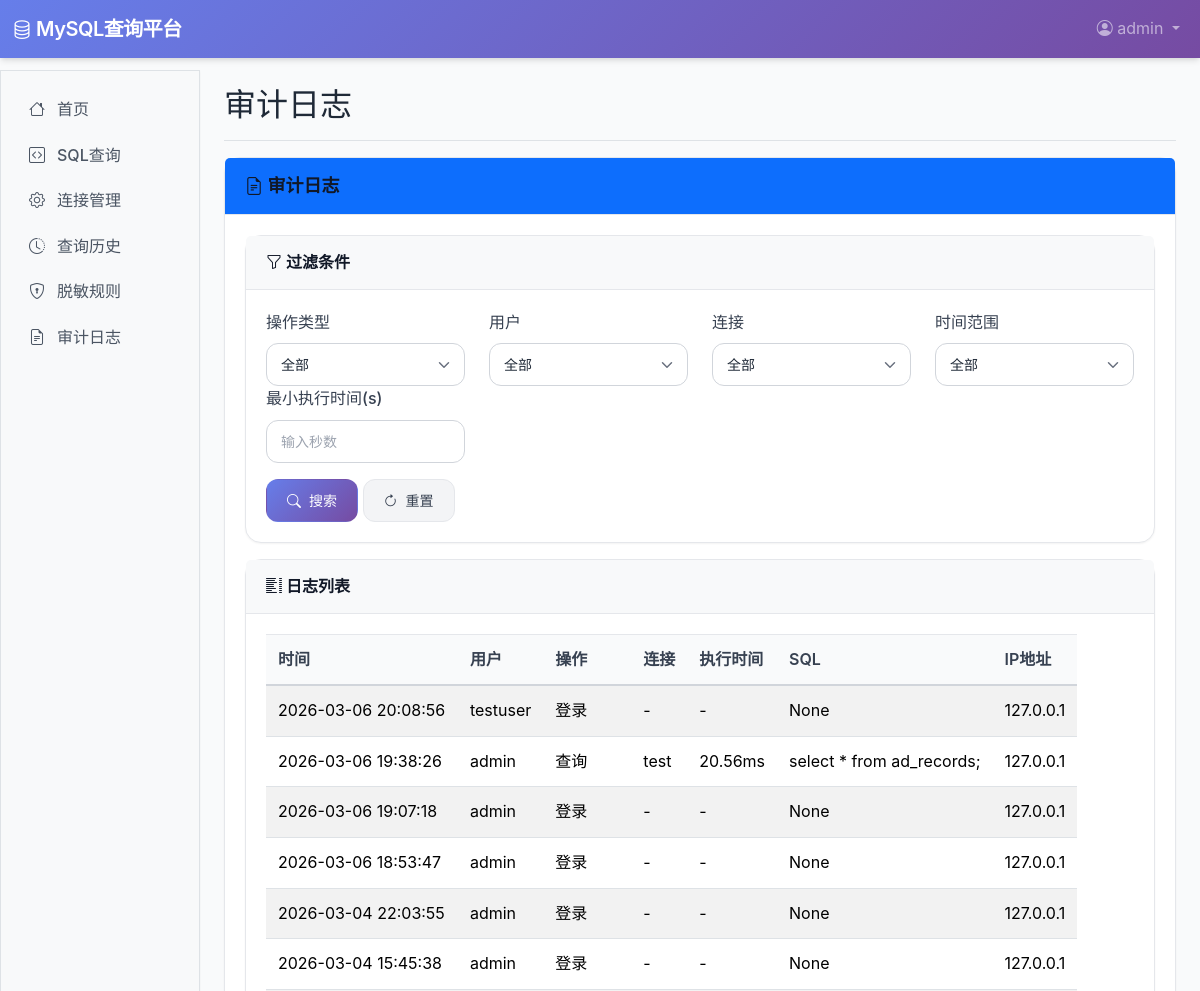
The app's page /audit/ (signed in, upper part), older data.
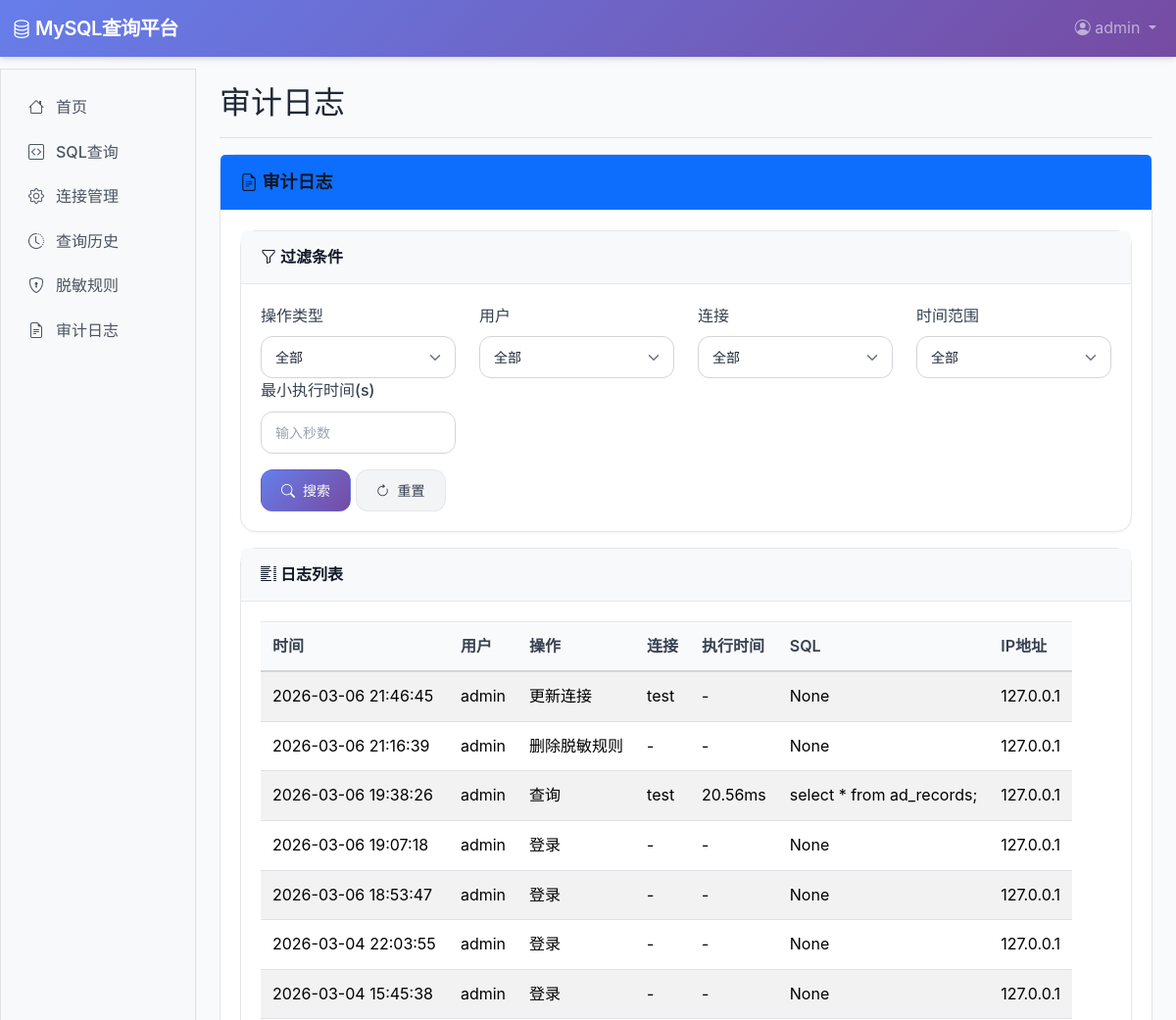
The same page, newer data.
### audit/models.py (models this page shows, shortened)
class AuditLog(models.Model):
    ACTION_CHOICES = (
        ('query', '查询'),
        ('login', '登录'),
        ('logout', '登出'),
        ('create_connection', '创建连接'),
        ('update_connection', '更新连接'),
        ('delete_connection', '删除连接'),
        ('create_masking', '创建脱敏规则'),
        ('update_masking', '更新脱敏规则'),
        ('delete_masking', '删除脱敏规则'),
    )
    user = models.ForeignKey(
        settings.AUTH_USER_MODEL,
        on_delete=models.CASCADE,
        related_name='audit_logs'
    )
    connection = models.ForeignKey(
        MySQLConnection,
        on_delete=models.CASCADE,
        related_name='audit_logs',
        null=True,
        blank=True
    )
    action = models.CharField(max_length=20, choices=ACTION_CHOICES)
    sql = models.TextField(null=True, blank=True, verbose_name='SQL 语句')
    execution_time = models.FloatField(null=True, blank=True, verbose_name='执行时间(ms)')
    ip_address = models.GenericIPAddressField(null=True, blank=True, verbose_name='IP 地址')
    created_at = models.DateTimeField(auto_now_add=True)
    class Meta:
        verbose_name = '审计日志'
        verbose_name_plural = '审计日志'
        ordering = ['-created_at']

### accounts/models.py (models this page shows, shortened)
class User(AbstractUser):
    ROLE_CHOICES = (
        ('normal', '普通用户'),
        ('admin', '管理员'),
    )
    role = models.CharField(max_length=10, choices=ROLE_CHOICES, default='normal')
    last_login_ip = models.GenericIPAddressField(null=True, blank=True, verbose_name='上次登录IP')
    login_count = models.PositiveIntegerField(default=0, verbose_name='登录次数')
    groups = models.ManyToManyField(
        Group,
        verbose_name='groups',
        blank=True,
        help_text='The groups this user belongs to.',
        related_name='custom_user_set',
        related_query_name='custom_user',
    )
    user_permissions = models.ManyToManyField(
        Permission,
        verbose_name='user permissions',
        blank=True,
        help_text='Specific permissions for this user.',
        related_name='custom_user_set',
        related_query_name='custom_user',
    )
    class Meta:
        verbose_name = '用户'
        verbose_name_plural = '用户'

### connections/models.py (models this page shows, shortened)
class MySQLConnection(models.Model):
    STATUS_CHOICES = [
        ('active', '已连接'),
        ('inactive', '未连接'),
    ]
    name = models.CharField(max_length=100, verbose_name='连接名称')
    status = models.CharField(
        max_length=10,
        choices=STATUS_CHOICES,
        default='inactive',
        verbose_name='连接状态'
    )
    host = models.CharField(max_length=255, verbose_name='主机地址')
    port = models.PositiveIntegerField(default=3306, verbose_name='端口')
    database = models.CharField(max_length=100, verbose_name='数据库名称')
    username = models.CharField(max_length=100, verbose_name='用户名')
    password = models.CharField(max_length=255, verbose_name='密码')
    created_by = models.ForeignKey(
        settings.AUTH_USER_MODEL,
        on_delete=models.CASCADE,
        related_name='connections'
    )
    created_at = models.DateTimeField(auto_now_add=True)
    updated_at = models.DateTimeField(auto_now=True)
    class Meta:
        verbose_name = 'MySQL 连接'
        verbose_name_plural = 'MySQL 连接'

### audit/views.py (the view, shortened to what this page needs)
# urls.py: path('', views.audit_log_list_view, name='audit_list'),
@login_required
def audit_log_list_view(request):
    if request.user.role != 'admin':
        from django.contrib import messages
        messages.error(request, '您没有权限访问审计日志！')
        return render(request, 'errors/403.html')
    logs = AuditLog.objects.all()
    action = request.GET.get('action')
    user_id = request.GET.get('user')
    connection_id = request.GET.get('connection')
    date_range = request.GET.get('date_range')
    min_time = request.GET.get('min_time')
    if min_time:
        try:
            min_time_ms = float(min_time) * 1000
            logs = logs.filter(execution_time__gte=min_time_ms)
        except:
            pass
    if action:
        logs = logs.filter(action=action)
    if user_id:
        logs = logs.filter(user_id=user_id)
    if connection_id:
        logs = logs.filter(connection_id=connection_id)
    paginator = Paginator(logs, 50)
    page = request.GET.get('page')
    logs_page = paginator.get_page(page)
    from accounts.models import User
    all_users = User.objects.all()
    from connections.models import MySQLConnection
    all_connections = MySQLConnection.objects.all()
    context = {
        'logs': logs_page,
        'all_users': all_users,
        'all_connections': all_connections,
        'selected_action': action,
        'selected_user': user_id,
        'selected_connection': connection_id,
        'selected_date_range': date_range,
        'selected_min_time': min_time,
    }
    return render(request, 'audit/list.html', context)

### audit/templates/audit/list.html (shortened to what the changed rows need)
{% extends 'base.html' %}
{% block page_title %}审计日志{% endblock %}
{% block content %}
<div class="row">
    <div class="col-lg-12 mb-4">
        <div class="card">
            <div class="card-body">
                {% if logs %}
                    <div class="row mb-3">
                        <div class="col-md-12">
                            <div class="card">
                                <div class="card-body">
                                    <div class="table-responsive">
                                        <table class="table table-striped table-hover">
                                            <thead class="table-primary">
                                                <tr>
                                                    <th>时间</th>
                                                    <th>用户</th>
                                                    <th>操作</th>
                                                    <th>连接</th>
                                                    <th>执行时间</th>
                                                    <th>SQL</th>
                                                    <th>IP地址</th>
                                                </tr>
                                            </thead>
                                            <tbody>
                                                {% for log in logs %}
                                                    <tr>
                                                        <td>{{ log.created_at|date:"Y-m-d H:i:s" }}</td>
                                                        <td>{{ log.user.username }}</td>
                                                        <td>{{ log.get_action_display }}</td>
                                                        <td>{% if log.connection %}{{ log.connection.name }}{% else %}-{% endif %}</td>
                                                        <td>{% if log.execution_time %}{{ log.execution_time|floatformat:2 }}ms{% else %}-{% endif %}</td>
                                                        <td>
                                                            <div class="sql-preview">
                                                                {{ log.sql|truncatechars:50 }}
                                                            </div>
                                                        </td>
                                                        <td>{{ log.ip_address }}</td>
                                                    </tr>
                                                {% endfor %}
                                            </tbody>
                                        </table>
                                    </div>
                                </div>
                            </div>
                        </div>
                    </div>
                {% else %}
                    <div class="text-center">
                        <i class="bi bi-inbox" style="font-size: 4rem; color: #ccc; margin-bottom: 20px;"></i>
                        <p class="text-muted">没有符合条件的审计日志</p>
                    </div>
                {% endif %}
            </div>
        </div>
    </div>
</div>
{% endblock %}

Row changes from the older to the newer data that the page shows:
removed AuditLog: created_at "2026-03-06 20:08:56", user.username "testuser", action "登录", sql "None", ip_address "127.0.0.1"
added AuditLog: created_at "2026-03-06 21:46:45", user.username "admin", action "更新连接", connection.name "test", sql "None", ip_address "127.0.0.1"
added AuditLog: created_at "2026-03-06 21:16:39", user.username "admin", action "删除脱敏规则", sql "None", ip_address "127.0.0.1"
